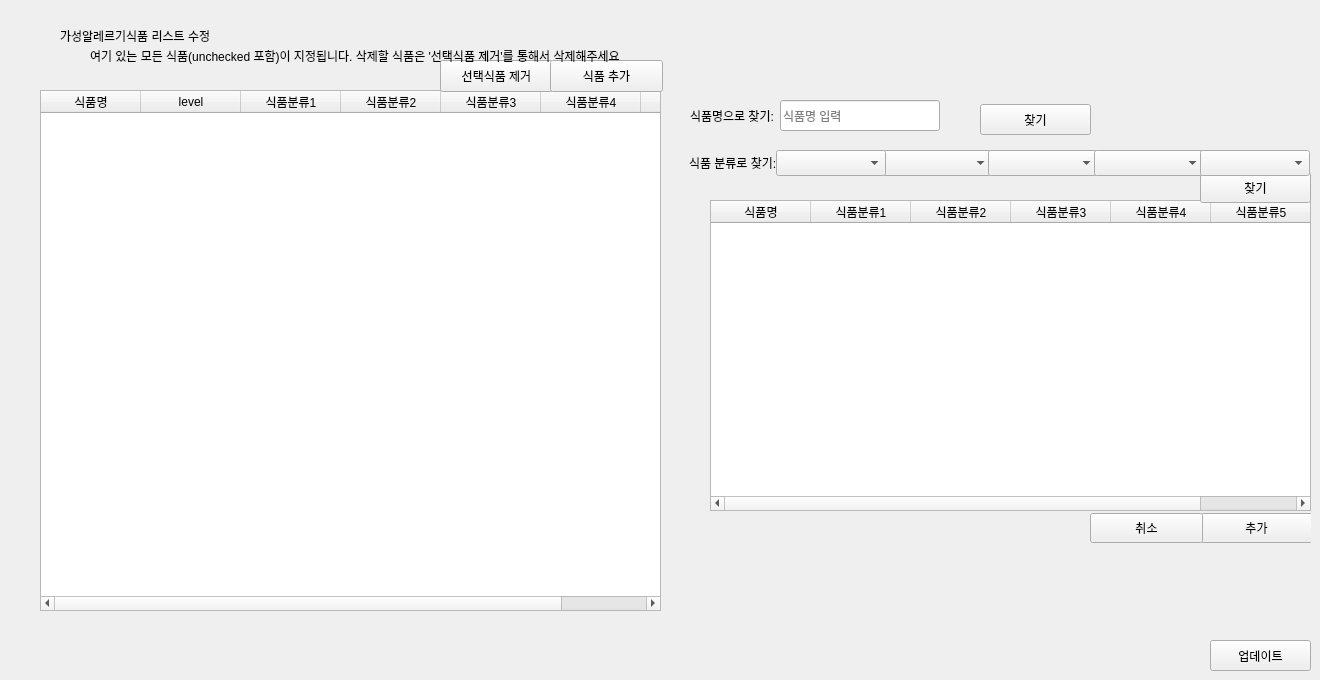
      <widget class="QWidget" name="page_data_ing_6_18">
       <widget class="QWidget" name="widget_21" native="true">
        <property name="geometry">
         <rect>
          <x>0</x>
          <y>0</y>
          <width>1311</width>
          <height>671</height>
         </rect>
        </property>
        <widget class="QLabel" name="label_23">
         <property name="geometry">
          <rect>
           <x>60</x>
           <y>20</y>
           <width>221</width>
           <height>31</height>
          </rect>
         </property>
         <property name="text">
          <string>가성알레르기식품 리스트 수정</string>
         </property>
        </widget>
        <widget class="QTableWidget" name="tableWidget_gasung_allergy_18">
         <property name="geometry">
          <rect>
           <x>40</x>
           <y>90</y>
           <width>621</width>
           <height>521</height>
          </rect>
         </property>
         <column>
          <property name="text">
           <string>식품명</string>
          </property>
         </column>
         <column>
          <property name="text">
           <string>level</string>
          </property>
         </column>
         <column>
          <property name="text">
           <string>식품분류1</string>
          </property>
         </column>
         <column>
          <property name="text">
           <string>식품분류2</string>
          </property>
         </column>
         <column>
          <property name="text">
           <string>식품분류3</string>
          </property>
         </column>
         <column>
          <property name="text">
           <string>식품분류4</string>
          </property>
         </column>
         <column>
          <property name="text">
           <string>식품분류5</string>
          </property>
         </column>
        </widget>
        <widget class="QWidget" name="widget_popup_add_ing_18" native="true">
         <property name="enabled">
          <bool>true</bool>
         </property>
         <property name="geometry">
          <rect>
           <x>610</x>
           <y>90</y>
           <width>701</width>
           <height>471</height>
          </rect>
         </property>
         <widget class="QComboBox" name="comboBox_ing_category2_18">
          <property name="geometry">
           <rect>
            <x>272</x>
            <y>60</y>
            <width>110</width>
            <height>26</height>
           </rect>
          </property>
         </widget>
         <widget class="QComboBox" name="comboBox_ing_category1_18">
          <property name="geometry">
           <rect>
            <x>166</x>
            <y>60</y>
            <width>110</width>
            <height>26</height>
           </rect>
          </property>
          <property name="currentText">
           <string/>
          </property>
         </widget>
         <widget class="QLabel" name="label_251">
          <property name="geometry">
           <rect>
            <x>79</x>
            <y>52</y>
            <width>101</width>
            <height>41</height>
           </rect>
          </property>
          <property name="text">
           <string>식품 분류로 찾기:</string>
          </property>
         </widget>
         <widget class="QTableWidget" name="tableWidget_ing_candidates_18">
          <property name="geometry">
           <rect>
            <x>100</x>
            <y>110</y>
            <width>601</width>
            <height>311</height>
           </rect>
          </property>
          <column>
           <property name="text">
            <string>식품명</string>
           </property>
          </column>
          <column>
           <property name="text">
            <string>식품분류1</string>
           </property>
          </column>
          <column>
           <property name="text">
            <string>식품분류2</string>
           </property>
          </column>
          <column>
           <property name="text">
            <string>식품분류3</string>
           </property>
          </column>
          <column>
           <property name="text">
            <string>식품분류4</string>
           </property>
          </column>
          <column>
           <property name="text">
            <string>식품분류5</string>
           </property>
          </column>
         </widget>
         <widget class="QLineEdit" name="lineEdit_ing_name_18">
          <property name="geometry">
           <rect>
            <x>170</x>
            <y>10</y>
            <width>160</width>
            <height>31</height>
           </rect>
          </property>
          <property name="placeholderText">
           <string>식품명 입력</string>
          </property>
         </widget>
         <widget class="QPushButton" name="btn_findby_ing_category_18">
          <property name="geometry">
           <rect>
            <x>590</x>
            <y>82</y>
            <width>111</width>
            <height>31</height>
           </rect>
          </property>
          <property name="text">
           <string>찾기</string>
          </property>
         </widget>
         <widget class="QLabel" name="label_252">
          <property name="geometry">
           <rect>
            <x>80</x>
            <y>10</y>
            <width>101</width>
            <height>31</height>
           </rect>
          </property>
          <property name="text">
           <string>식품명으로 찾기:</string>
          </property>
         </widget>
         <widget class="QPushButton" name="btn_findby_ing_name_18">
          <property name="geometry">
           <rect>
            <x>370</x>
            <y>14</y>
            <width>111</width>
            <height>31</height>
           </rect>
          </property>
          <property name="text">
           <string>찾기</string>
          </property>
         </widget>
         <widget class="QPushButton" name="btn_add_selected_ing_18">
          <property name="geometry">
           <rect>
            <x>590</x>
            <y>423</y>
            <width>113</width>
            <height>30</height>
           </rect>
          </property>
          <property name="text">
           <string>추가</string>
          </property>
         </widget>
         <widget class="QComboBox" name="comboBox_ing_category3_18">
          <property name="geometry">
           <rect>
            <x>378</x>
            <y>60</y>
            <width>110</width>
            <height>26</height>
           </rect>
          </property>
         </widget>
         <widget class="QComboBox" name="comboBox_ing_category4_18">
          <property name="geometry">
           <rect>
            <x>484</x>
            <y>60</y>
            <width>110</width>
            <height>26</height>
           </rect>
          </property>
         </widget>
         <widget class="QComboBox" name="comboBox_ing_category5_18">
          <property name="geometry">
           <rect>
            <x>590</x>
            <y>60</y>
            <width>110</width>
            <height>26</height>
           </rect>
          </property>
         </widget>
         <widget class="QPushButton" name="btn_cancel_popup_ing_18">
          <property name="geometry">
           <rect>
            <x>480</x>
            <y>423</y>
            <width>113</width>
            <height>30</height>
           </rect>
          </property>
          <property name="text">
           <string>취소</string>
          </property>
         </widget>
        </widget>
        <widget class="QPushButton" name="btn_delete_selected_ings_18">
         <property name="geometry">
          <rect>
           <x>440</x>
           <y>60</y>
           <width>113</width>
           <height>32</height>
          </rect>
         </property>
         <property name="text">
          <string>선택식품 제거</string>
         </property>
        </widget>
        <widget class="QPushButton" name="btn_lookup_ing_18">
         <property name="geometry">
          <rect>
           <x>550</x>
           <y>60</y>
           <width>113</width>
           <height>32</height>
          </rect>
         </property>
         <property name="text">
          <string>식품 추가</string>
         </property>
        </widget>
        <widget class="QLabel" name="label_57">
         <property name="geometry">
          <rect>
           <x>90</x>
           <y>40</y>
           <width>561</width>
           <height>31</height>
          </rect>
         </property>
         <property name="text">
          <string>여기 있는 모든 식품(unchecked 포함)이 지정됩니다. 삭제할 식품은 '선택식품 제거'를 통해서 삭제해주세요</string>
         </property>
        </widget>
       </widget>
       <widget class="QWidget" name="widget_24" native="true">
        <property name="geometry">
         <rect>
          <x>1100</x>
          <y>620</y>
          <width>211</width>
          <height>51</height>
         </rect>
        </property>
        <widget class="QPushButton" name="btn_save_18">
         <property name="geometry">
          <rect>
           <x>110</x>
           <y>20</y>
           <width>101</width>
           <height>31</height>
          </rect>
         </property>
         <property name="text">
          <string>업데이트</string>
         </property>
        </widget>
       </widget>
      </widget>
